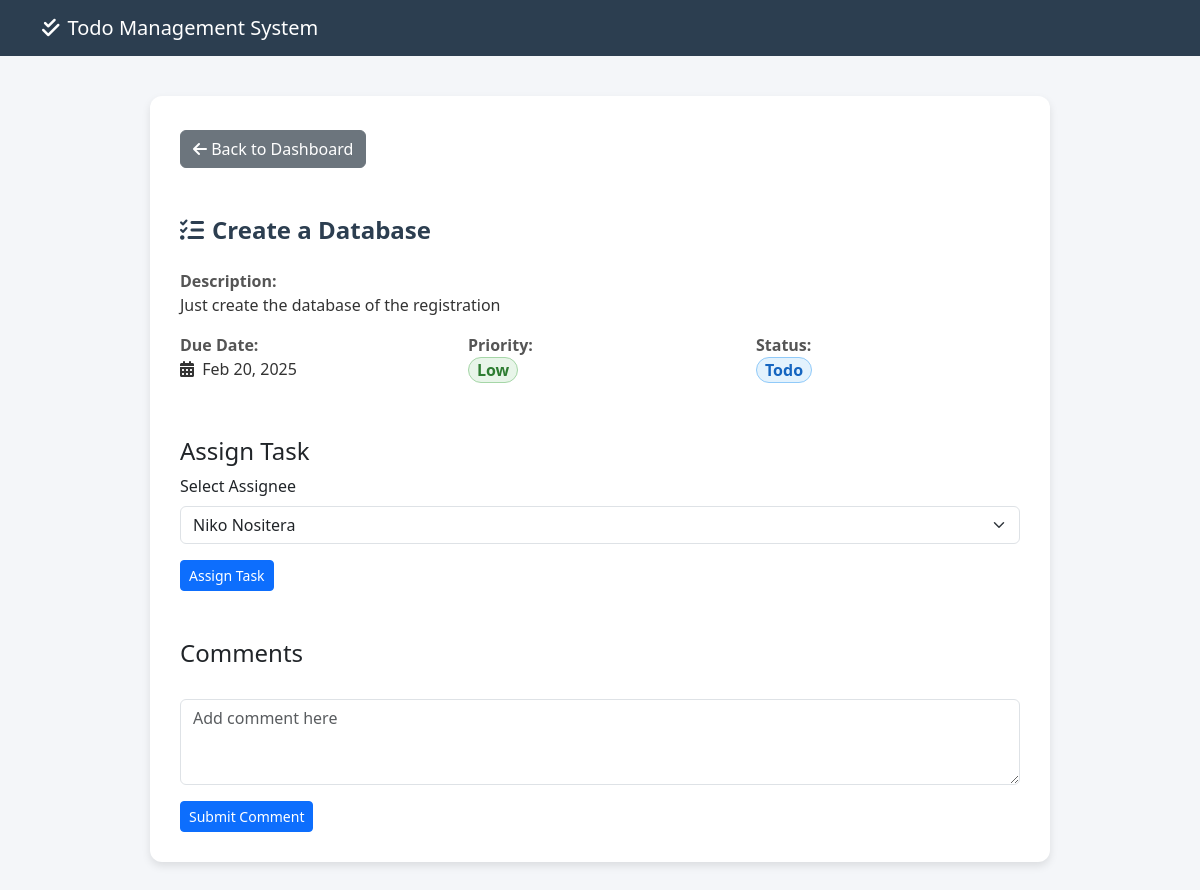
/view_task.php?id=3, run on the app's committed database.
### tables this page shows
CREATE TABLE `tasks` (
  `id` int(11) NOT NULL,
  `title` varchar(255) NOT NULL,
  `description` text DEFAULT NULL,
  `due_date` date NOT NULL,
  `priority` enum('Low','Medium','High') DEFAULT 'Medium',
  `status` enum('todo','in_progress','done') DEFAULT 'todo',
  `created_at` timestamp NOT NULL DEFAULT current_timestamp(),
  `updated_at` timestamp NOT NULL DEFAULT current_timestamp() ON UPDATE current_timestamp(),
  `assignee_id` int(11) DEFAULT NULL
);

### view_task.php (the view, shortened to what this page needs)
<?php
    include 'db_connect.php';
    $id = $_GET['id'];
    $query = "SELECT * FROM tasks WHERE id = $id";
    $result = mysqli_query($conn, $query);
    $task = mysqli_fetch_assoc($result);
    $users = [
        ['id' => 1, 'name' => 'Obrey Monter'],
        ['id' => 2, 'name' => 'Eden Nataya'],
        ['id' => 3, 'name' => 'Aila Niala'],
        ['id' => 4, 'name' => 'Niko Nositera'],
        ['id' => 5, 'name' => 'Prince Nuguid']
    ];
?>
<!DOCTYPE html>
<html lang="en">
<head>
    <link rel="stylesheet" href="https://cdn.jsdelivr.net/npm/bootstrap@5.3.0/dist/css/bootstrap.min.css">
    <link rel="stylesheet" href="https://cdnjs.cloudflare.com/ajax/libs/font-awesome/6.0.0/css/all.min.css">
</head>
<body>
    <nav class="navbar navbar-expand-lg navbar-dark">
        <div class="container">
            <a class="navbar-brand" href="index.php">
                <i class="fas fa-check-double me-2"></i>Todo Management System
            </a>
        </div>
    </nav>
    <div class="container">
        <div class="task-container">
            <a href="index.php" class="btn btn-secondary back-btn mt-1">
                <i class="fas fa-arrow-left"></i> Back to Dashboard
            </a>
            <br><br><br>
            <h1 class="task-title mb-4">
                <i class="fas fa-tasks me-2"></i><?php echo htmlspecialchars($task['title']); ?>
            </h1>
            <div class="mb-3">
                <span class="task-label">Description:</span>
                <p class="task-value"><?php echo nl2br(htmlspecialchars($task['description'])); ?></p>
            </div>
            <div class="row">
                <div class="col-md-4 mb-3">
                    <span class="task-label">Due Date:</span>
                    <p class="task-value"><i class="fas fa-calendar-alt me-1"></i>
                        <?php echo date('M d, Y', strtotime($task['due_date'])); ?>
                    </p>
                </div>
                <div class="col-md-4 mb-3">
                    <span class="task-label">Priority:</span><br>
                    <span class="badge priority-<?php echo strtolower($task['priority']); ?> p-2 pb-1 pt-1">
                        <?php echo $task['priority']; ?>
                    </span>
                </div>
                <div class="col-md-4 mb-3">
                    <span class="task-label">Status:</span><br>
                    <span class="badge status-<?php echo str_replace('_', '-', $task['status']); ?> p-2 pb-1 pt-1">
                        <?php echo ucwords(str_replace('_', ' ', $task['status'])); ?>
                    </span>
                </div>
            </div>
            <br>
            <h4>Assign Task</h4>
            <form action="" method="POST">
                <div class="mb-3">
                    <label for="assignee" class="form-label">Select Assignee</label>
                    <select class="form-select" id="assignee" name="assignee_id">
                        <?php foreach ($users as $user): ?>
                            <option value="<?php echo $user['id']; ?>" <?php echo $user['id'] == $task['assignee_id'] ? 'selected' : ''; ?>>
                                <?php echo $user['name']; ?>
                            </option>
                        <?php endforeach; ?>
                    </select>
                </div>
                <button type="submit" class="btn btn-primary btn-sm">Assign Task</button>
            </form>
            <br><br>
            <h4>Comments</h4>
             <br>
            <form action="process_comment.php" method="POST">
                <div class="mb-3">
                    <textarea class="form-control" id="comment" name="comment" rows="3" placeholder="Add comment here" required></textarea>
                </div>
                <button type="submit" class="btn btn-primary btn-sm">Submit Comment</button>
            </form>
        </div>
    </div>
</body>
</html>

### view_task.php (style rules this page uses)
body { background-color: #f4f6f9; }
.navbar { background-color: #2c3e50; }
.navbar-brand { color: white !important; }
.task-container { max-width: 900px; margin: 40px auto; padding: 30px; background: white; border-radius: 12px; box-shadow: 0 4px 8px rgba(0, 0, 0, 0.1); }
.task-title { font-size: 24px; font-weight: bold; color: #2c3e50; }
.task-label { font-weight: 700; color: #555; font-size: 16px; }
.task-value { font-size: 16px; color: #333; }
.badge { font-size: 16px; padding: 8px 12px; border-radius: 20px; }
.priority-low { background-color: #e8f5e9; color: #2e7d32; border: 1px solid #a5d6a7; }
.status-todo { background-color: #e3f2fd; color: #1565c0; border: 1px solid #90caf9; }
.back-btn { margin-top: 20px; }

### data on the page
tasks: title "Create a Database", description "Just create the database of the registration", due_date "Feb 20, 2025", priority "Low", status "Todo", assignee_id "Niko Nositera"
